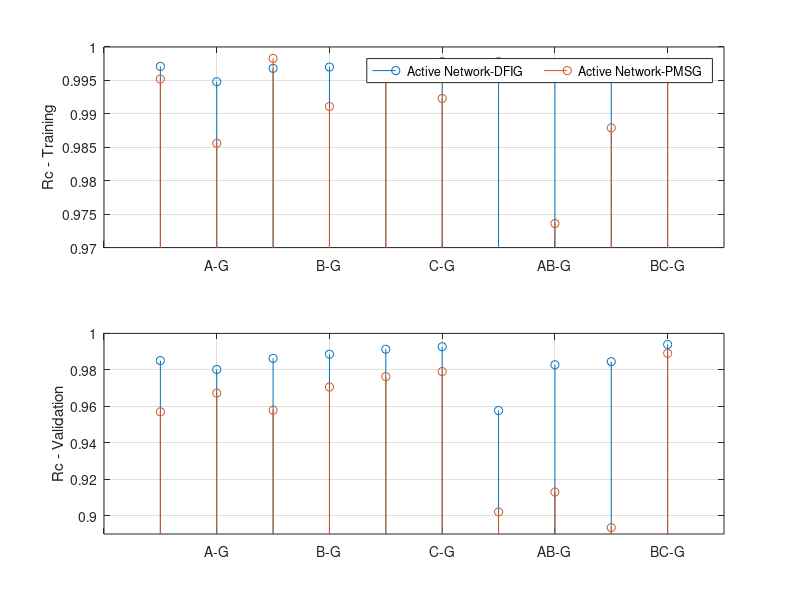

The MATLAB source for this figure:
clear all
clc
% Falta = [A-T B-T C-T AB-T BC-T CA-T AB BC CA ABC]
Falta=[1 2 3 4 5 6 7 8 9 10];

Rc_tr_DFGI_AP=[0.9971 0.9948 0.9968 0.9970 0.9972 0.9978 0.9978 0.9968 0.9961 0.9964];
Rc_tr_PMSG_AP=[0.9952 0.9856 0.9983 0.9911 0.9965 0.9923 0.9563 0.9736 0.9879 0.9970];
Rc_val_DFGI_AP=[0.9851 0.9802 0.9863 0.9886 0.9913 0.9927 0.9577 0.9828 0.9845 0.9939];
Rc_val_PMSG_AP=[0.9570 0.9673 0.9579 0.9706 0.9763 0.9791 0.9021 0.9130 0.8935 0.9891];

y_tr_AP = [Rc_tr_DFGI_AP(1) Rc_tr_PMSG_AP(1); Rc_tr_DFGI_AP(2) Rc_tr_PMSG_AP(2)
           Rc_tr_DFGI_AP(3) Rc_tr_PMSG_AP(3); Rc_tr_DFGI_AP(4) Rc_tr_PMSG_AP(4)
           Rc_tr_DFGI_AP(5) Rc_tr_PMSG_AP(5); Rc_tr_DFGI_AP(6) Rc_tr_PMSG_AP(6)
           Rc_tr_DFGI_AP(7) Rc_tr_PMSG_AP(7); Rc_tr_DFGI_AP(8) Rc_tr_PMSG_AP(8)
           Rc_tr_DFGI_AP(9) Rc_tr_PMSG_AP(9);  Rc_tr_DFGI_AP(10) Rc_tr_PMSG_AP(10)];

y_val_AP = [Rc_val_DFGI_AP(1) Rc_val_PMSG_AP(1); Rc_val_DFGI_AP(2) Rc_val_PMSG_AP(2)
            Rc_val_DFGI_AP(3) Rc_val_PMSG_AP(3); Rc_val_DFGI_AP(4) Rc_val_PMSG_AP(4)
            Rc_val_DFGI_AP(5) Rc_val_PMSG_AP(5); Rc_val_DFGI_AP(6) Rc_val_PMSG_AP(6)
            Rc_val_DFGI_AP(7) Rc_val_PMSG_AP(7); Rc_val_DFGI_AP(8) Rc_val_PMSG_AP(8)
            Rc_val_DFGI_AP(9) Rc_val_PMSG_AP(9); Rc_val_DFGI_AP(10) Rc_val_PMSG_AP(10)];
        
figure (1)     
subplot(2,1,1); stem(y_tr_AP); set(gca,'xticklabel',{''; 'A-G'; 'B-G'; 'C-G'; 'AB-G'; 'BC-G'; 'CA-G'; 'AB'; 'BC'; 'CA'; 'ABC'; '';}) 
grid on; ylabel('Rc - Training'); axis([0 11 0.97 1]); legend({'Active Network-DFIG','Active Network-PMSG'},'NumColumns',2)
subplot(2,1,2); stem(y_val_AP); set(gca,'xticklabel',{''; 'A-G'; 'B-G'; 'C-G'; 'AB-G'; 'BC-G'; 'CA-G'; 'AB'; 'BC'; 'CA'; 'ABC'; '';}) 
grid on; ylabel('Rc - Validation'); axis([0 11 0.89 1 ])

